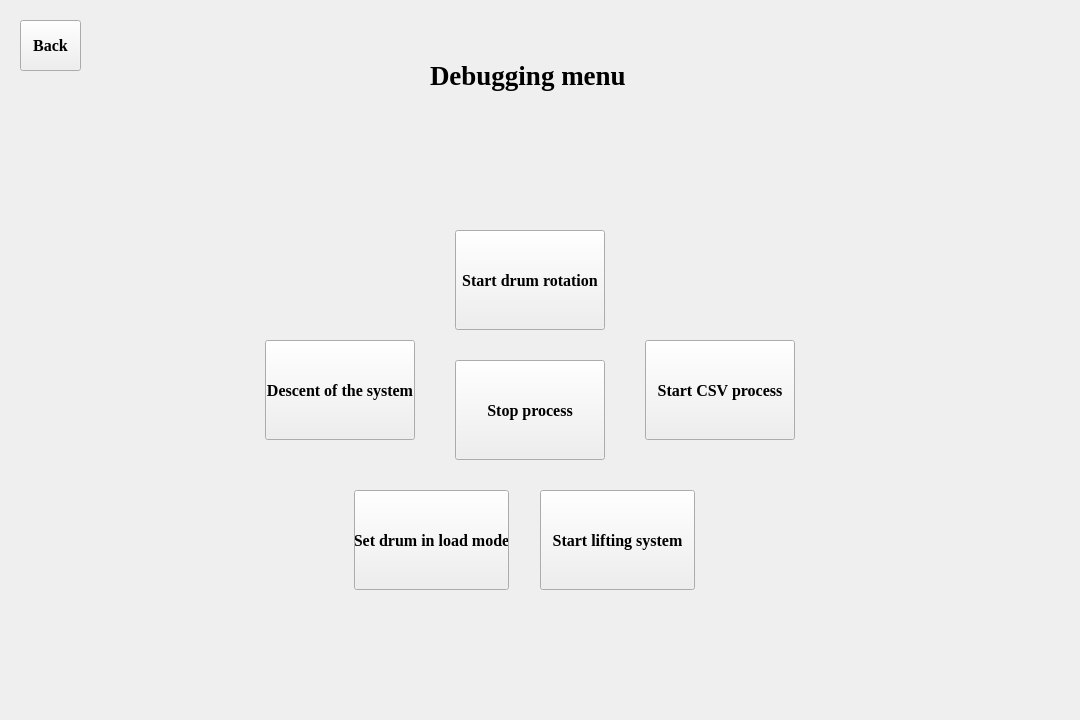
<?xml version="1.0" encoding="UTF-8"?>
<ui version="4.0">
 <class>Debugging_menu_screen</class>
 <widget class="QWidget" name="Debugging_menu_screen">
  <property name="geometry">
   <rect>
    <x>0</x>
    <y>0</y>
    <width>1080</width>
    <height>720</height>
   </rect>
  </property>
  <property name="windowTitle">
   <string>Form</string>
  </property>
  <widget class="QPushButton" name="Rotate_Btn">
   <property name="geometry">
    <rect>
     <x>455</x>
     <y>230</y>
     <width>150</width>
     <height>100</height>
    </rect>
   </property>
   <property name="font">
    <font>
     <family>Times New Roman</family>
     <pointsize>12</pointsize>
     <weight>75</weight>
     <bold>true</bold>
    </font>
   </property>
   <property name="text">
    <string>Start drum rotation</string>
   </property>
  </widget>
  <widget class="QPushButton" name="CSV_Btn">
   <property name="geometry">
    <rect>
     <x>645</x>
     <y>340</y>
     <width>150</width>
     <height>100</height>
    </rect>
   </property>
   <property name="font">
    <font>
     <family>Times New Roman</family>
     <pointsize>12</pointsize>
     <weight>75</weight>
     <bold>true</bold>
    </font>
   </property>
   <property name="text">
    <string>Start CSV process</string>
   </property>
  </widget>
  <widget class="QPushButton" name="Lift_Up_Btn">
   <property name="geometry">
    <rect>
     <x>540</x>
     <y>490</y>
     <width>155</width>
     <height>100</height>
    </rect>
   </property>
   <property name="font">
    <font>
     <family>Times New Roman</family>
     <pointsize>12</pointsize>
     <weight>75</weight>
     <bold>true</bold>
    </font>
   </property>
   <property name="text">
    <string>Start lifting system</string>
   </property>
  </widget>
  <widget class="QPushButton" name="Load_Btn">
   <property name="geometry">
    <rect>
     <x>354</x>
     <y>490</y>
     <width>155</width>
     <height>100</height>
    </rect>
   </property>
   <property name="font">
    <font>
     <family>Times New Roman</family>
     <pointsize>12</pointsize>
     <weight>75</weight>
     <bold>true</bold>
    </font>
   </property>
   <property name="text">
    <string>Set drum in load mode</string>
   </property>
  </widget>
  <widget class="QPushButton" name="Lift_Down_Btn">
   <property name="geometry">
    <rect>
     <x>265</x>
     <y>340</y>
     <width>150</width>
     <height>100</height>
    </rect>
   </property>
   <property name="font">
    <font>
     <family>Times New Roman</family>
     <pointsize>12</pointsize>
     <weight>75</weight>
     <bold>true</bold>
    </font>
   </property>
   <property name="text">
    <string>Descent of the system</string>
   </property>
  </widget>
  <widget class="QLabel" name="Debugging_screen">
   <property name="geometry">
    <rect>
     <x>430</x>
     <y>40</y>
     <width>211</width>
     <height>70</height>
    </rect>
   </property>
   <property name="font">
    <font>
     <family>Times New Roman</family>
     <pointsize>20</pointsize>
     <weight>75</weight>
     <bold>true</bold>
    </font>
   </property>
   <property name="text">
    <string>Debugging menu</string>
   </property>
  </widget>
  <widget class="QPushButton" name="Stop_Btn">
   <property name="geometry">
    <rect>
     <x>455</x>
     <y>360</y>
     <width>150</width>
     <height>100</height>
    </rect>
   </property>
   <property name="font">
    <font>
     <family>Times New Roman</family>
     <pointsize>12</pointsize>
     <weight>75</weight>
     <bold>true</bold>
    </font>
   </property>
   <property name="text">
    <string>Stop process</string>
   </property>
  </widget>
  <widget class="QPushButton" name="Undo_Btn">
   <property name="geometry">
    <rect>
     <x>20</x>
     <y>20</y>
     <width>61</width>
     <height>51</height>
    </rect>
   </property>
   <property name="font">
    <font>
     <family>Times New Roman</family>
     <pointsize>12</pointsize>
     <weight>75</weight>
     <bold>true</bold>
    </font>
   </property>
   <property name="text">
    <string>Back</string>
   </property>
  </widget>
 </widget>
 <resources/>
 <connections/>
</ui>
